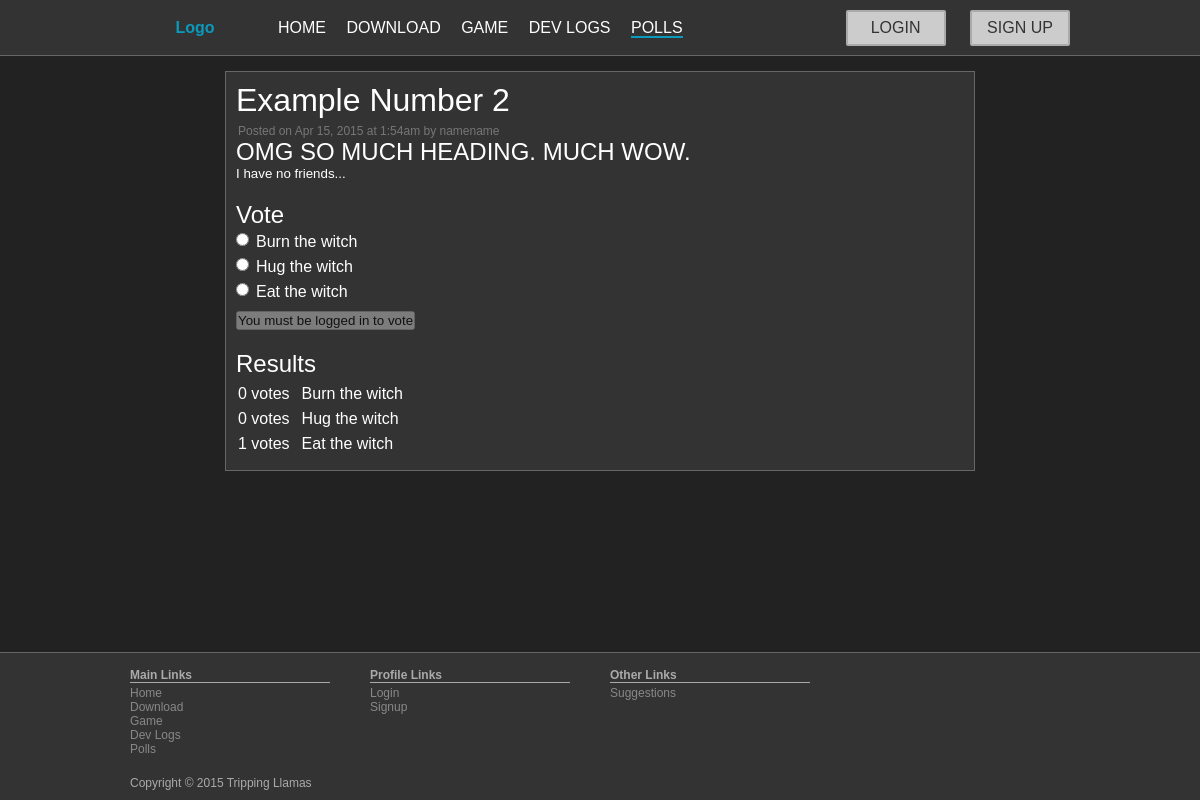
Page /poll.php?id=1 on the committed database.
### tables this page shows
CREATE TABLE IF NOT EXISTS `post` (
`id` int(11) unsigned NOT NULL,
  `author_id` int(11) unsigned NOT NULL,
  `category_id` int(11) unsigned DEFAULT NULL,
  `updated_at` timestamp NOT NULL DEFAULT CURRENT_TIMESTAMP ON UPDATE CURRENT_TIMESTAMP,
  `title` varchar(255) NOT NULL,
  `content` text NOT NULL,
  `summary` text NOT NULL
);

CREATE TABLE IF NOT EXISTS `user` (
`id` int(10) unsigned NOT NULL,
  `user_name` varchar(30) NOT NULL,
  `password` varchar(100) NOT NULL,
  `real_name` varchar(50) NOT NULL,
  `date_created` timestamp NOT NULL DEFAULT CURRENT_TIMESTAMP,
  `website` varchar(255) DEFAULT NULL,
  `bio` text
);

CREATE TABLE IF NOT EXISTS `poll` (
`id` int(11) NOT NULL,
  `option_id` int(11) NOT NULL,
  `post_id` int(11) NOT NULL,
  `option_name` varchar(255) NOT NULL
);

### php/init.php (called while the page is built, shortened)
<?php
function is_logged_in()
{
	return isset($_SESSION["user_id"]);
}
?>

### poll.php (the view, shortened to what this page needs)
<?php
include_once "php/init.php";
$poll_id = $_GET["id"];
$poll_options = mysql_query("SELECT * FROM poll WHERE id='$poll_id'");
if (mysql_num_rows($poll_options) <= 0)
{
	header("Location: 404.php");
	die();
} else {
	$poll = mysql_fetch_array($poll_options);
	$post_id = $poll["post_id"];
}
$user_pick = null;
$query = mysql_query("SELECT * FROM post WHERE id='$post_id'");
if (mysql_num_rows($query) <= 0)
{
	header("Location: 404.php");
	die();
} else
	$post = mysql_fetch_array($query);
$post_title 			= $post["title"];
$post_content			= $post["content"];
$post_time 				= date('M j, Y', strtotime($post["updated_at"])) . " at ";
$post_time				= $post_time . date('g:ia', strtotime($post["updated_at"]));
$post_author_id 	= $post["author_id"];
$temp_query = mysql_query("SELECT * FROM user WHERE id='$post_author_id'");
if (mysql_num_rows($temp_query) > 0)
	$post_author_name = mysql_fetch_array($temp_query)["real_name"];
else
	$post_author_name = "deleted";
?>
<html lang="en">
<head>
	<link rel="stylesheet" href="css/styles.css" />
	<link rel="stylesheet" href="css/poll.css" />
</head>
<body>
	<?php
	$active_nav = "polls";
	include_once "php/header.php";
	?>
	<main>
		<section id="poll">
			<article>
				<?php
				echo "<h1>$post_title</h1>" , PHP_EOL;
				echo "<div class='signature'>Posted on $post_time by ";
				echo   "<address>$post_author_name</address></div>" , PHP_EOL;
				echo $post_content , PHP_EOL;
				?>
				<div id="vote">
					<h2>Vote</h2>
					<?php
					echo "<form action='poll.php?id=$poll_id' method='POST'>" , PHP_EOL;
						while ($option = mysql_fetch_array($poll_options))
						{
							$option_name = $option["option_name"];
							$option_id   = $option["option_id"];
							$checked     = ($user_pick == $option_id) ? 'checked' : '';
							echo "<input type='radio' name='vote' value='$option_id' $checked/>" , PHP_EOL;
							echo "<label>$option_name</label>" , PHP_EOL;
						}
						if (!is_logged_in())
							echo "<input type='submit' value='You must be logged in to vote' disabled />" , PHP_EOL;
						else
							echo "<input type='submit' value='Cast vote' />" , PHP_EOL;
					echo "</form>";
					?>
				</div>
				<div id="results">
					<h2>Results</h2>
					<table>
						<?php
						while ($option = mysql_fetch_array($poll_options))
						{
							$option_name = $option["option_name"];
							$option_id   = $option["option_id"];
							$votes = mysql_query("SELECT user_id FROM vote
							                      WHERE post_id='$post_id' AND option_id='$option_id'");
							$vote_count  = mysql_num_rows($votes);
							echo "<tr>" , PHP_EOL;
							echo   "<td>$vote_count votes</td>" , PHP_EOL;
							echo   "<td>$option_name</td>" , PHP_EOL;
							echo "</tr>" , PHP_EOL;
						}
						?>
					</table>
				</div>
			</article>
		</section>
	</main>
	<?php
	include_once "php/footer.php";
	?>
</body>
</html>

### php/header.php (shortened to what this page needs)
<?php
if ($active_nav == null)
	$active_nav = "";
else
	$active_nav = strtolower($active_nav);
?>
<header>
	<div class="inner">
		<div class="logo">Logo</div>
		<nav>
			<div id="general_links">
				<a href="index.php"
				  <?php if ($active_nav == 'home') echo " class='active'" ?>>
					Home</a>
				<a href="downloads.php"
				  <?php if ($active_nav == 'downloads') echo " class='active'" ?>>
					Download</a>
				<a href="game.php"
				  <?php if ($active_nav == 'game') echo " class='active'" ?>>
					Game</a>
				<a href="devlogs.php"
				  <?php if ($active_nav == 'devlogs') echo " class='active'" ?>>
					Dev Logs</a>
				<a href="polls.php"
				  <?php if ($active_nav == 'polls') echo " class='active'" ?>>
					Polls</a>
			</div>
			<div id="profile_links">
				<?php
				if (is_logged_in()) {
					$user_name = get_user_name( $_SESSION["user_id"] );
					echo "<a href='profile.php?user_name=$user_name' class='accent_button'>Profile</a>" . PHP_EOL;
					echo "<a href='logout.php' class='accent_button'>Logout</a>";
				}
				else {
					echo "<a href='login.php' class='accent_button'>Login</a>" . PHP_EOL;
					echo "<a href='signup.php' class='accent_button'>Sign Up</a>";
				}
				?>
			</div>
		</nav>
	</div>
</header>

### php/footer.php
<footer>
	<div class="inner">
		<nav>
			<h1>Main Links</h1>
			<a href="index.php">Home</a>
			<a href="downloads.php">Download</a>
			<a href="game.php">Game</a>
			<a href="devlogs.php">Dev Logs</a>
			<a href="polls.php">Polls</a>
		</nav>
		<nav>
			<h1>Profile Links</h1>
			<a href="login.php">Login</a>
			<a href="signup.php">Signup</a>
		</nav>
		<nav>
			<h1>Other Links</h1>
			<a href="suggestions.php">Suggestions</a>
		</nav>
		<span id="copyright">Copyright &copy; 2015 Tripping Llamas</span>
	</div>
</footer>

### css/styles.css (style rules this page uses)
* { margin: 0; padding: 0; }
html { box-sizing: border-box; }
*, *:before, *:after { box-sizing: inherit; }
address { color: inherit; display: inline; font-style: inherit; }
* { color: #FFF; }
a { color: #E15119; text-decoration: none; }
h1, h2, h3, h4 { font-weight: normal; }
h1 { font-size: 32px; }
h2 { font-size: 24px; }
input, textarea, button { color: #111; }
body { background-color: #222; font-family: 'Arial'; }
.accent_button { background-color: #CCC; border: 2px solid #AAA; border-radius: 2px; color: #333; display: block; font-size: 16px; padding: 6px 10px; text-align: center; text-transform: uppercase; }
header { background-color: #333; border-bottom: 1px solid #666; display: block; overflow: hidden; width: 100%; }
header .inner { margin: 0 auto; width: 80%; }
header .logo { color: #0B99BC; display: block; float: left; font-weight: bold; line-height: 55px; text-align: center; width: 150px; }
header nav { display: block; overflow: hidden; }
header #general_links { float: left; line-height: 55px; }
header #general_links a { border-bottom: 2px solid rgba(0, 0, 0, 0); color: #FFF; display: inline; font-size: 16px; margin: 0 8px; text-transform: uppercase; }
header #general_links a.active { border-bottom: 2px solid #0B99BC; }
header #profile_links { float: right; line-height: 55px; }
header #profile_links a { display: inline-block; line-height: 20px; margin: 0 10px; width: 100px; }
main { clear: both; padding: 15px 0 30px 0; margin: 0 auto; overflow: hidden; width: 80%; }
footer { background-color: #333; border-top: 1px solid #666; left: 0; overflow: hidden; position: absolute; width: 100%; z-index: -1; }
footer .inner { margin: 0 auto; overflow: hidden; width: 80%; z-index: 0; }
footer nav { display: block; float: left; margin: 15px 30px 0 10px; width: 200px; }
footer h1 { border-bottom: 1px solid #AAA; color: #AAA; font-size: 12px; font-weight: bold; margin-bottom: 3px; }
footer a { color: #888; display: block; font-size: 12px; }
footer #copyright { clear: both; color: #AAA; display: block; font-size: 12px; padding: 20px 0 10px 10px; }

### css/poll.css (style rules this page uses)
#poll { float: left; margin-top: 20px; width: 650px; }
#poll > article { background-color: #333; border: 1px solid #666; padding: 10px; }
#poll > article .signature { color: #777; margin: 5px 0 0px 2px; font-size: 12px; }
#vote { margin-top: 10px; overflow: hidden; }
#vote h2 { margin-top: 10px; }
#vote input { float: left; }
#vote input:last-of-type { float: none; margin-top: 5px; }
#vote label { display: block; font-size: 16px; margin: 4px 0 7px 20px; }
#vote label:last-of-type { margin-bottom: 5px; }
#results { margin-top: 10px; }
#results h2 { margin-top: 20px; }
#results table { font-size: 16px; margin-bottom: 5px; }
#results td { padding-top: 5px; }
#results td:first-of-type { padding-right: 10px; }
@media screen and (max-width: 1250px) { #poll { float: none; margin: 0 auto; width: 750px; } }

### rows in the picture
post: title "Example Number 2", content "OMG SO MUCH HEADING. MUCH WOW. I have no friends..."
user: real_name "namename"
poll: option_name "Burn the witch", vote_count "0"
poll: option_name "Hug the witch", vote_count "0"
poll: option_name "Eat the witch", vote_count "1"

### other values in the picture
$post_time "Apr 15, 2015 at 1:54am"
